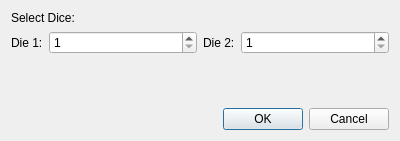
<?xml version="1.0" encoding="UTF-8"?>
<ui version="4.0">
 <class>CDiceRoller</class>
 <widget class="QDialog" name="CDiceRoller">
  <property name="geometry">
   <rect>
    <x>0</x>
    <y>0</y>
    <width>400</width>
    <height>141</height>
   </rect>
  </property>
  <property name="windowTitle">
   <string>Roll Dice:</string>
  </property>
  <layout class="QGridLayout" name="gridLayout">
   <item row="0" column="0" colspan="4">
    <widget class="QLabel" name="label">
     <property name="text">
      <string>Select Dice:</string>
     </property>
    </widget>
   </item>
   <item row="1" column="0">
    <widget class="QLabel" name="label_2">
     <property name="text">
      <string>Die 1:</string>
     </property>
    </widget>
   </item>
   <item row="1" column="1">
    <widget class="QSpinBox" name="die1">
     <property name="sizePolicy">
      <sizepolicy hsizetype="Minimum" vsizetype="Fixed">
       <horstretch>1</horstretch>
       <verstretch>0</verstretch>
      </sizepolicy>
     </property>
     <property name="minimum">
      <number>1</number>
     </property>
     <property name="maximum">
      <number>6</number>
     </property>
    </widget>
   </item>
   <item row="1" column="2">
    <widget class="QLabel" name="label_3">
     <property name="text">
      <string>Die 2:</string>
     </property>
    </widget>
   </item>
   <item row="1" column="3">
    <widget class="QSpinBox" name="die2">
     <property name="sizePolicy">
      <sizepolicy hsizetype="Minimum" vsizetype="Fixed">
       <horstretch>1</horstretch>
       <verstretch>0</verstretch>
      </sizepolicy>
     </property>
     <property name="minimum">
      <number>1</number>
     </property>
     <property name="maximum">
      <number>6</number>
     </property>
    </widget>
   </item>
   <item row="2" column="2">
    <spacer name="verticalSpacer">
     <property name="orientation">
      <enum>Qt::Vertical</enum>
     </property>
     <property name="sizeHint" stdset="0">
      <size>
       <width>20</width>
       <height>46</height>
      </size>
     </property>
    </spacer>
   </item>
   <item row="3" column="1" colspan="3">
    <widget class="QDialogButtonBox" name="buttonBox">
     <property name="orientation">
      <enum>Qt::Horizontal</enum>
     </property>
     <property name="standardButtons">
      <set>QDialogButtonBox::Cancel|QDialogButtonBox::Ok</set>
     </property>
    </widget>
   </item>
  </layout>
 </widget>
 <resources/>
 <connections>
  <connection>
   <sender>buttonBox</sender>
   <signal>accepted()</signal>
   <receiver>CDiceRoller</receiver>
   <slot>accept()</slot>
   <hints>
    <hint type="sourcelabel">
     <x>248</x>
     <y>254</y>
    </hint>
    <hint type="destinationlabel">
     <x>157</x>
     <y>274</y>
    </hint>
   </hints>
  </connection>
  <connection>
   <sender>buttonBox</sender>
   <signal>rejected()</signal>
   <receiver>CDiceRoller</receiver>
   <slot>reject()</slot>
   <hints>
    <hint type="sourcelabel">
     <x>316</x>
     <y>260</y>
    </hint>
    <hint type="destinationlabel">
     <x>286</x>
     <y>274</y>
    </hint>
   </hints>
  </connection>
 </connections>
</ui>
